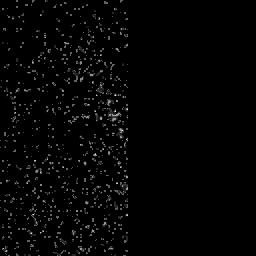
#> input picture data/00037/image.png, 256 x 256 px; the run also reads 2 pictures not shown here
$ jupyter execute exploratory_analysis.ipynb
#> lines starting #> are read from the running program, lines starting #| are printed output that depends on the picture; after the words box and inside, x2 and y2 are one past the last pixel; in counts of white or black regions, pixels touching at a corner belong together
[cell 1]
"""
# Análisis Exploratorio Visual - Dataset de Segmentación de Núcleos
## Proyecto de Segmentación de Núcleos Celulares

Este notebook realiza un análisis exploratorio visual detallado del dataset de segmentación
de núcleos celulares, enfocándose en:

1. Visualización de imágenes y máscaras
2. Análisis de propiedades estadísticas
3. Identificación de casos desafiantes
4. Evaluación de variabilidad en el dataset

Autor: Tomy
Fecha: Agosto 2025
"""

## 1. Configuración y Carga de Dependencias

[cell 2]
import os
import numpy as np
import pandas as pd
import matplotlib.pyplot as plt
import cv2
from pathlib import Path
from collections import Counter, defaultdict
import random
from tqdm import tqdm
import seaborn as sns
from skimage import measure
from scipy import ndimage

# Configuración de visualización
plt.rcParams['figure.figsize'] = (12, 8)
plt.style.use('seaborn-v0_8-whitegrid')

# Directorio de datos
DATA_DIR = Path('../data')

## 2. Funciones Auxiliares para Carga y Visualización

[cell 3]
def load_sample(sample_dir):
    """
    Carga una muestra (imagen + máscara) de un directorio específico.

    Args:
        sample_dir (Path): Directorio que contiene image.png y mask.png

    Returns:
        dict: Diccionario con imagen y máscara cargadas, además de metadatos
    """
    image_path = sample_dir / "image.png"
    mask_path = sample_dir / "mask.png"

    if not (image_path.exists() and mask_path.exists()):
        return None

    # Cargar imagen y convertir a RGB
    image = cv2.imread(str(image_path))
    image = cv2.cvtColor(image, cv2.COLOR_BGR2RGB)

    # Cargar máscara binaria
    mask = cv2.imread(str(mask_path), cv2.IMREAD_GRAYSCALE)

    # Binarizar máscara (por si acaso valores no son exactamente 0 y 255)
    _, mask_binary = cv2.threshold(mask, 127, 255, cv2.THRESH_BINARY)

    # Contar núcleos (componentes conectados)
    num_labels, labels = cv2.connectedComponents(mask_binary)
    num_nuclei = num_labels - 1  # Restamos 1 para excluir el fondo

    return {
        'sample_id': sample_dir.name,
        'image': image,
        'mask': mask_binary,
        'num_nuclei': num_nuclei,
        'image_height': image.shape[0],
        'image_width': image.shape[1],
        'mask_foreground_ratio': np.sum(mask_binary > 0) / mask_binary.size,
        'mask_unique_values': np.unique(mask_binary)
    }

def get_random_samples(num_samples=5, seed=42):
    """
    Selecciona muestras aleatorias del dataset.

    Args:
        num_samples (int): Número de muestras a seleccionar
        seed (int): Semilla para reproducibilidad

    Returns:
        list: Lista de directorios de muestras seleccionadas
    """
    random.seed(seed)
    sample_dirs = [d for d in DATA_DIR.iterdir() if d.is_dir() and d.name.isdigit()]
    return random.sample(sample_dirs, min(num_samples, len(sample_dirs)))

def find_edge_cases(num_samples=200, return_top=5):
    """
    Encuentra casos extremos en el dataset basados en diferentes criterios.

    Args:
        num_samples (int): Número de muestras a analizar
        return_top (int): Número de casos extremos a retornar por categoría

    Returns:
        dict: Diccionario con casos extremos por categoría
    """
    # Muestrear directorios aleatoriamente
    sample_dirs = get_random_samples(num_samples, seed=42)

    # Contenedores para métricas
    metrics = {
        'most_nuclei': [],     # Muestras con más núcleos
        'least_nuclei': [],    # Muestras con menos núcleos
        'highest_density': [], # Mayor proporción de área ocupada por núcleos
        'lowest_density': [],  # Menor proporción de área ocupada por núcleos
        'small_nuclei': [],    # Muestras con núcleos muy pequeños
        'touching_nuclei': [], # Muestras con núcleos que se tocan
        'varied_brightness': [] # Muestras con alta variación de brillo
    }

    print(f"Analizando {len(sample_dirs)} muestras para encontrar casos extremos...")

    for sample_dir in tqdm(sample_dirs):
        sample = load_sample(sample_dir)
        if sample is None:
            continue

        # Métricas básicas
        metrics['most_nuclei'].append((sample_dir, sample['num_nuclei']))
        metrics['least_nuclei'].append((sample_dir, sample['num_nuclei']))
        metrics['highest_density'].append((sample_dir, sample['mask_foreground_ratio']))
        metrics['lowest_density'].append((sample_dir, sample['mask_foreground_ratio']))

        # Análisis de componentes para encontrar núcleos pequeños
        labels, num = ndimage.label(sample['mask'])
        if num > 0:
            sizes = ndimage.sum(sample['mask'], labels, range(1, num + 1))
            smallest_size = np.min(sizes) if len(sizes) > 0 else float('inf')
            metrics['small_nuclei'].append((sample_dir, smallest_size))

            # Detectar núcleos que potencialmente se tocan
            mask_dilated = cv2.dilate(sample['mask'], np.ones((5,5), np.uint8), iterations=1)
            touching_score = np.sum(mask_dilated) / np.sum(sample['mask']) - 1
            metrics['touching_nuclei'].append((sample_dir, touching_score))

        # Variabilidad de brillo en la imagen
        gray = cv2.cvtColor(sample['image'], cv2.COLOR_RGB2GRAY)
        brightness_std = np.std(gray)
        metrics['varied_brightness'].append((sample_dir, brightness_std))

    # Encontrar los casos extremos
    edge_cases = {}
    edge_cases['most_nuclei'] = sorted(metrics['most_nuclei'], key=lambda x: x[1], reverse=True)[:return_top]
    edge_cases['least_nuclei'] = sorted(metrics['least_nuclei'], key=lambda x: x[1])[:return_top]
    edge_cases['highest_density'] = sorted(metrics['highest_density'], key=lambda x: x[1], reverse=True)[:return_top]
    edge_cases['lowest_density'] = sorted(metrics['lowest_density'], key=lambda x: x[1])[:return_top]
    edge_cases['small_nuclei'] = sorted(metrics['small_nuclei'], key=lambda x: x[1])[:return_top]
    edge_cases['touching_nuclei'] = sorted(metrics['touching_nuclei'], key=lambda x: x[1], reverse=True)[:return_top]
    edge_cases['varied_brightness'] = sorted(metrics['varied_brightness'], key=lambda x: x[1], reverse=True)[:return_top]

    return edge_cases

## 3. Visualización de Muestras Representativas

[cell 4]
def visualize_samples(sample_dirs, title="Muestras del Dataset"):
    """
    Visualiza múltiples muestras del dataset con sus máscaras y contornos.

    Args:
        sample_dirs (list): Lista de directorios de muestras a visualizar
        title (str): Título para la figura
    """
    n_samples = len(sample_dirs)
    fig, axes = plt.subplots(n_samples, 3, figsize=(15, 5*n_samples))

    if n_samples == 1:
        axes = axes.reshape(1, -1)

    for i, sample_dir in enumerate(sample_dirs):
        sample = load_sample(sample_dir)
        if sample is None:
            continue

        # Imagen original
        axes[i, 0].imshow(sample['image'])
        axes[i, 0].set_title(f"Imagen Original\n{sample_dir.name}")
        axes[i, 0].axis('off')

        # Máscara binaria
        axes[i, 1].imshow(sample['mask'], cmap='gray')
        axes[i, 1].set_title(f"Máscara Binaria\n{sample['num_nuclei']} núcleos")
        axes[i, 1].axis('off')

        # Superposición con contornos para ver bordes
        overlay = sample['image'].copy()

        # Encontrar contornos en la máscara
        contours, _ = cv2.findContours(
            sample['mask'], cv2.RETR_EXTERNAL, cv2.CHAIN_APPROX_SIMPLE
        )

        # Dibujar contornos en la imagen original
        cv2.drawContours(overlay, contours, -1, (0, 255, 0), 2)

        axes[i, 2].imshow(overlay)
        axes[i, 2].set_title("Imagen con Contornos")
        axes[i, 2].axis('off')

    plt.suptitle(title, fontsize=16, y=0.92)
    plt.tight_layout()
    plt.show()

### 3.1 Visualización de Muestras Aleatorias

[cell 5]
# Obtener y visualizar muestras aleatorias
random_samples = get_random_samples(5)
visualize_samples(random_samples, "Muestras Aleatorias del Dataset")
#> in load_sample, image is the input picture: shape (256, 256, 3); min 0, max 13, mean 0.232
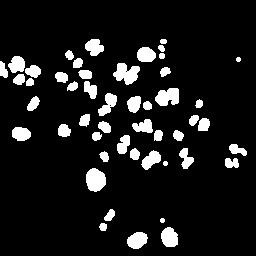
#> input picture data/00008/mask.png, 256 x 256 px, found by its file name
#> in load_sample, `num_labels, labels = cv2.connectedComponents(mask_binary)`:
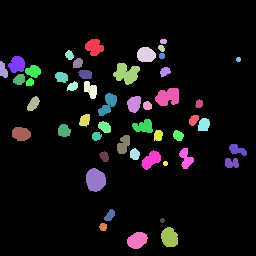
#> labels: shape (256, 256) int32; 50 distinct labels, from 0 to 49; one colour per label, 0 black
#> in load_sample, `num_labels, labels = cv2.connectedComponents(mask_binary)`: num_labels = 50
#> in load_sample, `num_nuclei = num_labels - 1`: num_nuclei = 49
#> in visualize_samples, `sample = load_sample(sample_dir)`: sample = 8 items
#> in visualize_samples, `contours, _ = cv2.findContours( sample['mask'], cv2.RETR_EXTERNAL, cv2..`: contours = 49 contours, 3 with area under 20; largest, box (x1, y1, x2, y2) and area: (86, 168, 106, 192) 340, (113, 63, 140, 85) 328, (155, 88, 179, 106) 295, (161, 227, 178, 247) 244, (127, 232, 148, 249) 237
#> in visualize_samples, `cv2.drawContours(overlay, contours, -1, (0, 255, 0), 2)`:
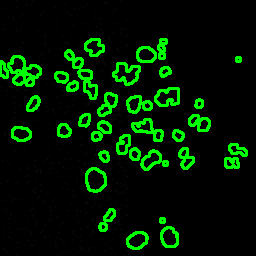
#> overlay: shape (256, 256, 3); 9.97% of pixels changed, all inside (x1, y1, x2, y2) = (0, 38, 248, 250); drawn as B, G, R
#> pass 2 of the loop in visualize_samples, `for i, sample_dir in enumerate(sample_dirs):`:
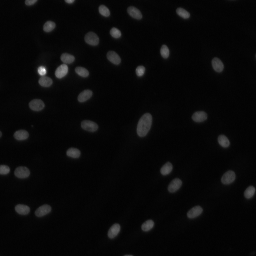
#> input picture data/00002/image.png, 256 x 256 px
#> in load_sample, image is the input picture: shape (256, 256, 3); min 1, max 255, mean 9
#> in visualize_samples, `cv2.drawContours(overlay, contours, -1, (0, 255, 0), 2)`:
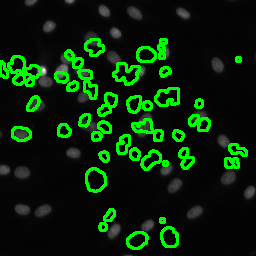
#> overlay: shape (256, 256, 3); 9.97% of pixels changed, all inside (x1, y1, x2, y2) = (0, 38, 248, 250); drawn as B, G, R
#> pass 3 of the loop in visualize_samples, `for i, sample_dir in enumerate(sample_dirs):`:
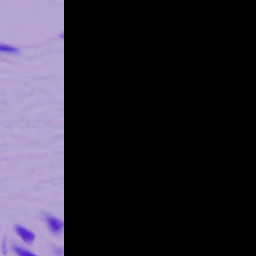
#> input picture data/00011/image.png, 256 x 256 px
#> in load_sample, image is the input picture: shape (256, 256, 3); mean B, G, R 52.2, 39.3, 44.2
#> the loop made 5 passes; the first 3 are shown
#> in visualize_samples, `plt.show()`:
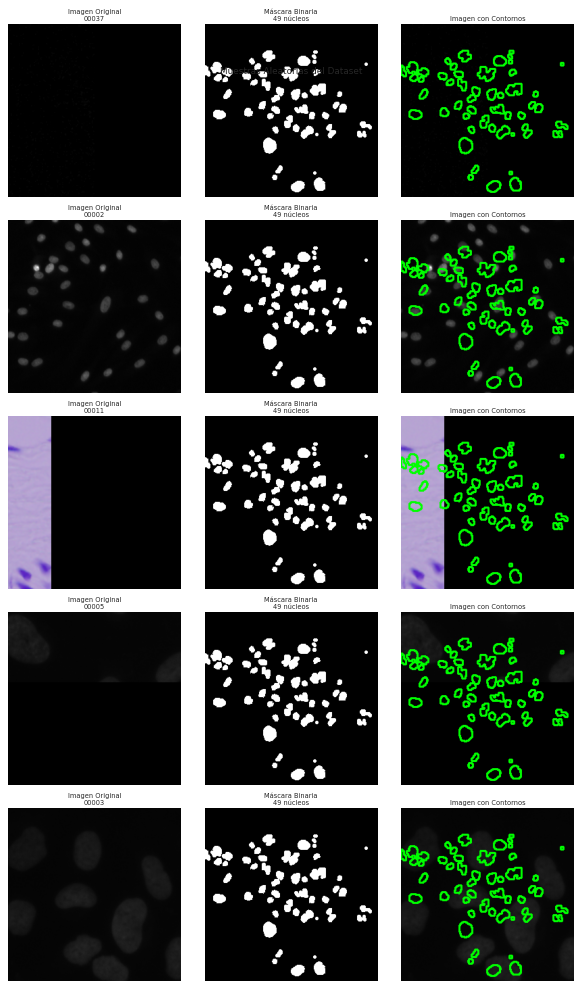
#> figure drawn by matplotlib, 15 panels

## 4. Análisis de Estadísticas del Dataset

[cell 6]
def compute_dataset_statistics(num_samples=200):
    """
    Calcula estadísticas descriptivas del dataset.

    Args:
        num_samples (int): Número de muestras a analizar

    Returns:
        pd.DataFrame: DataFrame con estadísticas por muestra
    """
#> called with num_samples = 200
    # Muestrear directorios aleatoriamente
    sample_dirs = get_random_samples(num_samples, seed=123)

    stats_list = []
    for sample_dir in tqdm(sample_dirs):
        sample = load_sample(sample_dir)
        if sample is None:
            continue

        # Análisis de componentes para estadísticas de núcleos
        labels, num_components = ndimage.label(sample['mask'])
#> labels: shape (256, 256) int32; 50 distinct labels, from 0 to 49

        if num_components > 0:
            sizes = ndimage.sum(sample['mask'] > 0, labels, range(1, num_components + 1))

            stats = {
                'sample_id': sample_dir.name,
                'num_nuclei': num_components,
                'foreground_ratio': sample['mask_foreground_ratio'],
                'avg_nucleus_size': np.mean(sizes),
                'min_nucleus_size': np.min(sizes),
                'max_nucleus_size': np.max(sizes),
                'std_nucleus_size': np.std(sizes),
            }

            # Análisis de brillo y contraste en imagen original
            gray = cv2.cvtColor(sample['image'], cv2.COLOR_RGB2GRAY)
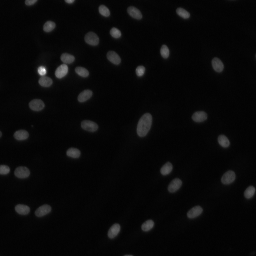
#> gray: shape (256, 256); min 1, max 255, mean 9
            stats['image_mean_intensity'] = np.mean(gray)
            stats['image_std_intensity'] = np.std(gray)

            stats_list.append(stats)
#> pass 2 of the loop in compute_dataset_statistics, `for sample_dir in tqdm(sample_dirs):`:
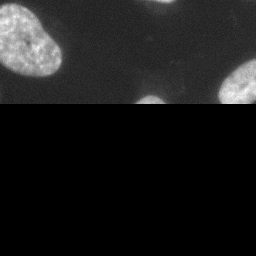
#> input picture data/00005/image.png, 256 x 256 px
#> in load_sample, image is the input picture: shape (256, 256, 3); min 0, max 35, mean 3.8
#> pass 3 of the loop in compute_dataset_statistics, `for sample_dir in tqdm(sample_dirs):`:
#> the loop made 6 passes; the first 3 are shown

    return pd.DataFrame(stats_list)

[cell 7]
# Calcular estadísticas de una muestra del dataset
df_stats = compute_dataset_statistics(200)

# Mostrar resumen estadístico
print("Estadísticas Descriptivas del Dataset:")
print(df_stats.describe())

[cell 8]
print(df_stats)

### 4.1 Visualización de Distribuciones Estadísticas

[cell 9]
# Configurar figura para múltiples gráficos
fig, axes = plt.subplots(2, 2, figsize=(15, 12))

# Distribución del número de núcleos por imagen
sns.histplot(df_stats['num_nuclei'], kde=True, ax=axes[0, 0])
axes[0, 0].set_title('Distribución del Número de Núcleos por Imagen')
axes[0, 0].set_xlabel('Número de Núcleos')
axes[0, 0].set_ylabel('Frecuencia')

# Distribución del porcentaje de píxeles de primer plano
sns.histplot(df_stats['foreground_ratio']*100, kde=True, ax=axes[0, 1])
axes[0, 1].set_title('Distribución del % de Píxeles de Primer Plano')
axes[0, 1].set_xlabel('% de Píxeles (Núcleos)')
axes[0, 1].set_ylabel('Frecuencia')

# Distribución del tamaño promedio de núcleos
sns.histplot(df_stats['avg_nucleus_size'], kde=True, ax=axes[1, 0])
axes[1, 0].set_title('Distribución del Tamaño Promedio de Núcleos')
axes[1, 0].set_xlabel('Tamaño Promedio (píxeles)')
axes[1, 0].set_ylabel('Frecuencia')

# Relación entre número de núcleos y proporción de primer plano
sns.scatterplot(x='num_nuclei', y='foreground_ratio', data=df_stats, ax=axes[1, 1])
axes[1, 1].set_title('Relación: Número de Núcleos vs % Primer Plano')
axes[1, 1].set_xlabel('Número de Núcleos')
axes[1, 1].set_ylabel('Proporción de Primer Plano')

plt.tight_layout()
plt.suptitle('Análisis Estadístico del Dataset', fontsize=16, y=0.98)
plt.subplots_adjust(top=0.92)
plt.show()
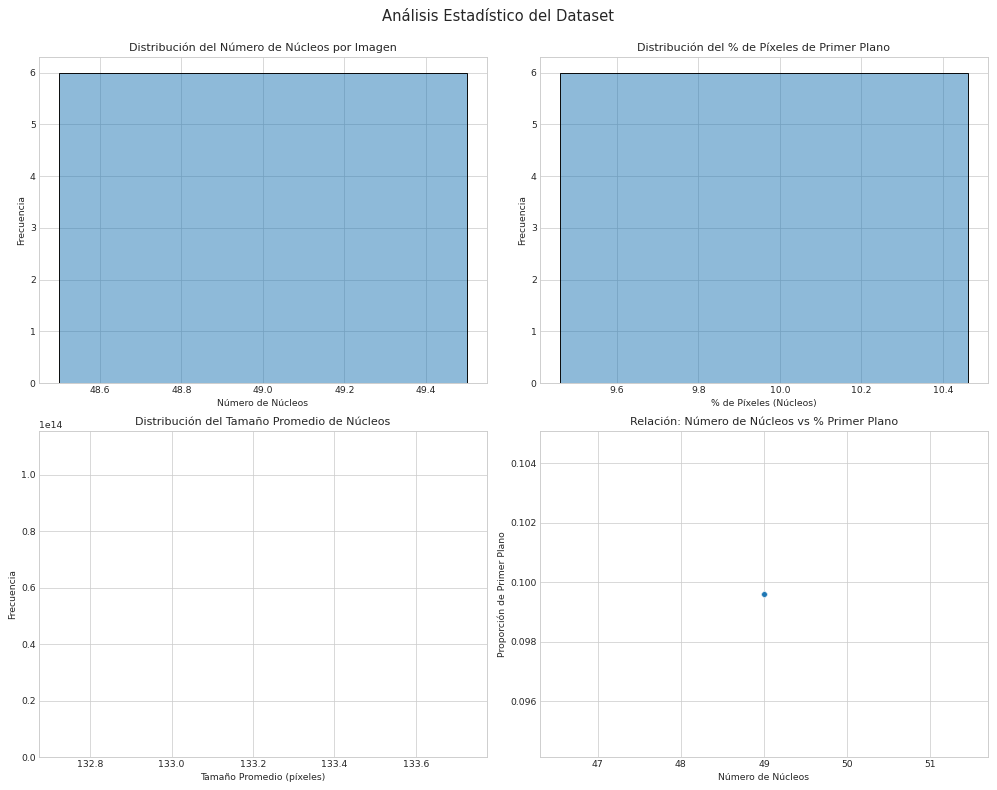
#> figure drawn by matplotlib, 4 panels

## 5. Identificación de Casos Desafiantes

[cell 10]
# Encontrar casos extremos en el dataset
edge_cases = find_edge_cases(num_samples=200, return_top=3)
#> in find_edge_cases, `mask_dilated = cv2.dilate(sample['mask'], np.ones((5,5), np.uint8), it..`:
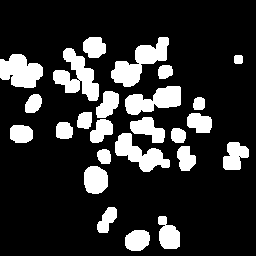
#> mask_dilated: shape (256, 256); 18.5% white; 25 white regions, largest, box (x1, y1, x2, y2) and area: (111, 37, 169, 87) 1235, (53, 48, 99, 101) 1194, (0, 54, 43, 88) 1042
#> pass 2 of the loop in find_edge_cases, `for sample_dir in tqdm(sample_dirs):`:
#> pass 3 of the loop in find_edge_cases, `for sample_dir in tqdm(sample_dirs):`:
#> in find_edge_cases, `gray = cv2.cvtColor(sample['image'], cv2.COLOR_RGB2GRAY)`:
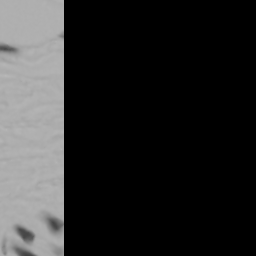
#> gray: shape (256, 256); min 0, max 184, mean 42.2
#> the loop made 6 passes; the first 3 are shown
#> edge_cases = 7 items

### 5.1 Imágenes con Mayor Número de Núcleos

[cell 11]
visualize_samples([dir_path for dir_path, _ in edge_cases['most_nuclei']],
                 "Imágenes con Mayor Número de Núcleos")
#> pass 2 of the loop in visualize_samples, `for i, sample_dir in enumerate(sample_dirs):`:
#> pass 3 of the loop in visualize_samples, `for i, sample_dir in enumerate(sample_dirs):`:

### 5.2 Imágenes con Núcleos Muy Pequeños

[cell 12]
visualize_samples([dir_path for dir_path, _ in edge_cases['small_nuclei']],
                 "Imágenes con Núcleos Muy Pequeños")
#> pass 2 of the loop in visualize_samples, `for i, sample_dir in enumerate(sample_dirs):`:
#> pass 3 of the loop in visualize_samples, `for i, sample_dir in enumerate(sample_dirs):`:

### 5.3 Imágenes con Núcleos que Probablemente se Tocan

[cell 13]
visualize_samples([dir_path for dir_path, _ in edge_cases['touching_nuclei']],
                 "Imágenes con Núcleos que se Tocan")
#> pass 2 of the loop in visualize_samples, `for i, sample_dir in enumerate(sample_dirs):`:
#> pass 3 of the loop in visualize_samples, `for i, sample_dir in enumerate(sample_dirs):`:
#> pass 2 of the loop in visualize_samples, `for i, sample_dir in enumerate(sample_dirs):`:
#> pass 3 of the loop in visualize_samples, `for i, sample_dir in enumerate(sample_dirs):`:

### 5.4 Imágenes con Alta Variabilidad de Iluminación

[cell 14]
visualize_samples([dir_path for dir_path, _ in edge_cases['varied_brightness']],
                 "Imágenes con Alta Variabilidad de Iluminación")

## 6. Análisis de los Desafíos para el Modelo

[cell 15]
def analyze_class_imbalance():
    """
    Analiza el desbalance de clases en el dataset y muestra su impacto
    """
    # Tomar muestras para análisis
    sample_dirs = get_random_samples(30, seed=42)
#> pass 2 of the loop in analyze_class_imbalance, `for sample_dir in tqdm(sample_dirs):`:
#> pass 3 of the loop in analyze_class_imbalance, `for sample_dir in tqdm(sample_dirs):`:
#> the loop made 6 passes; the first 3 are shown

    # Recopilar datos de proporciones de clases
    fg_ratios = []
    bg_ratios = []

    for sample_dir in tqdm(sample_dirs):
        sample = load_sample(sample_dir)
        if sample is None:
            continue

        fg_ratio = sample['mask_foreground_ratio']
        bg_ratio = 1 - fg_ratio

        fg_ratios.append(fg_ratio)
        bg_ratios.append(bg_ratio)

    # Promedio de proporciones
    avg_fg = np.mean(fg_ratios)
    avg_bg = np.mean(bg_ratios)

    # Visualizar el desbalance
    plt.figure(figsize=(10, 6))
    plt.bar(['Fondo', 'Núcleos'], [avg_bg, avg_fg], color=['skyblue', 'coral'])
    plt.title('Proporción Promedio de Píxeles por Clase')
    plt.ylabel('Proporción')
    plt.grid(axis='y', alpha=0.3)

    # Añadir etiquetas de porcentaje
    for i, value in enumerate([avg_bg, avg_fg]):
        plt.text(i, value/2, f'{value*100:.1f}%',
                 ha='center', va='center', fontsize=12, fontweight='bold', color='black')

    plt.show()

[cell 16]
analyze_class_imbalance()
#> in analyze_class_imbalance, `plt.show()`:
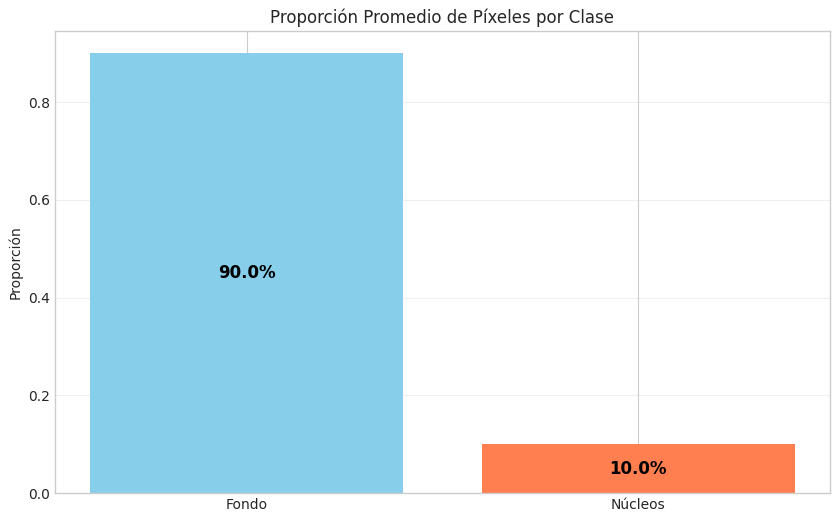
#> figure drawn by matplotlib, 1 panel

## 7. Análisis de Bordes entre Núcleos que se Tocan

[cell 17]
def analyze_touching_nuclei():
    """
    Analiza y visualiza el desafío específico de núcleos que se tocan
    """
    # Buscar muestra con núcleos que se tocan
    edge_cases = find_edge_cases(num_samples=100, return_top=1)
#> pass 2 of the loop in find_edge_cases, `for sample_dir in tqdm(sample_dirs):`:
#> pass 3 of the loop in find_edge_cases, `for sample_dir in tqdm(sample_dirs):`:
#> the loop made 6 passes; the first 3 are shown
    sample_dir = edge_cases['touching_nuclei'][0][0]

    sample = load_sample(sample_dir)
    if sample is None:
        print("No se pudo cargar la muestra")
        return

    # Procesar máscara para identificar núcleos individuales
    mask = sample['mask']

    # Encontrar componentes conectados
    num_labels, labels = cv2.connectedComponents(mask)

    # Crear máscara dilatada para ver superposiciones
    kernel = np.ones((5,5), np.uint8)
    mask_dilated = cv2.dilate(mask, kernel, iterations=1)

    # Áreas de posible contacto
    touching_areas = mask_dilated & ~mask

    # Visualizar
    fig, axes = plt.subplots(2, 2, figsize=(12, 10))

    # Imagen original
    axes[0, 0].imshow(sample['image'])
    axes[0, 0].set_title('Imagen Original')
    axes[0, 0].axis('off')

    # Máscara binaria
    axes[0, 1].imshow(mask, cmap='gray')
    axes[0, 1].set_title(f'Máscara Binaria ({num_labels-1} núcleos)')
    axes[0, 1].axis('off')

    # Núcleos etiquetados con colores diferentes
    cmap = plt.cm.tab10(np.linspace(0, 1, num_labels))
    colored_labels = np.zeros((*labels.shape, 3))

    for i in range(1, num_labels):
        colored_labels[labels == i] = cmap[i][:3]

    axes[1, 0].imshow(colored_labels)
    axes[1, 0].set_title('Núcleos Individuales')
    axes[1, 0].axis('off')

    # Áreas de contacto potenciales
    overlay = sample['image'].copy()
    overlay[touching_areas > 0] = [255, 0, 0]  # Marcar en rojo

    axes[1, 1].imshow(overlay)
    axes[1, 1].set_title('Áreas de Posible Contacto (Rojo)')
    axes[1, 1].axis('off')

    plt.tight_layout()
    plt.suptitle('Análisis de Núcleos que se Tocan', fontsize=16, y=0.98)
    plt.subplots_adjust(top=0.92)
    plt.show()

[cell 18]
analyze_touching_nuclei()
#> in analyze_touching_nuclei, `sample = load_sample(sample_dir)`: sample = 8 items
#> after the loop in analyze_touching_nuclei, `for i in range(1, num_labels):`:
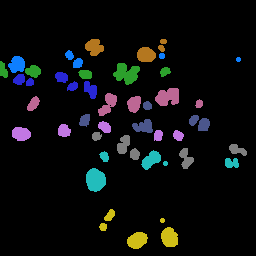
#> colored_labels: shape (256, 256, 3) float64; mean of channels 0, 1, 2 0.0525, 0.0508, 0.0449; drawn as B, G, R
#> in analyze_touching_nuclei, `overlay[touching_areas > 0] = [255, 0, 0]`:
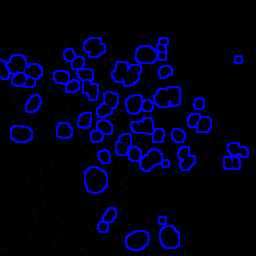
#> overlay: shape (256, 256, 3); 8.49% of pixels changed, all inside (x1, y1, x2, y2) = (0, 37, 249, 251); drawn as B, G, R
